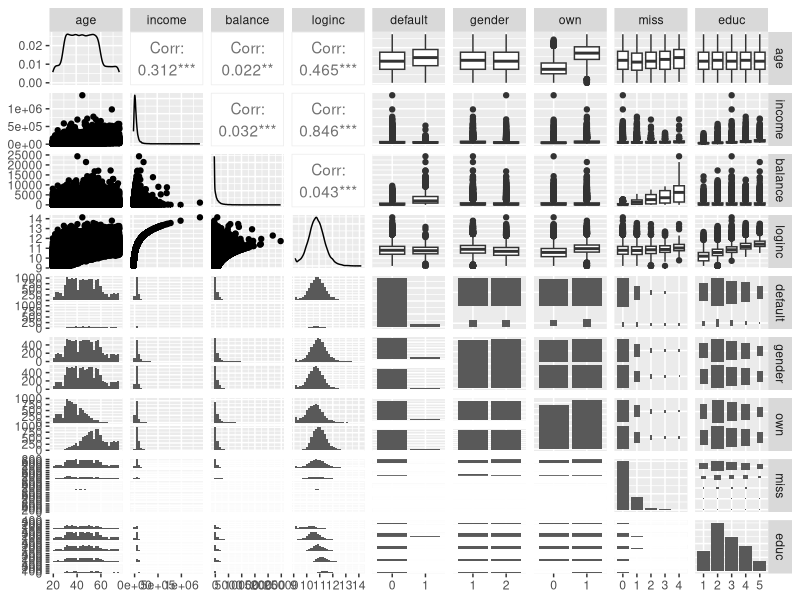
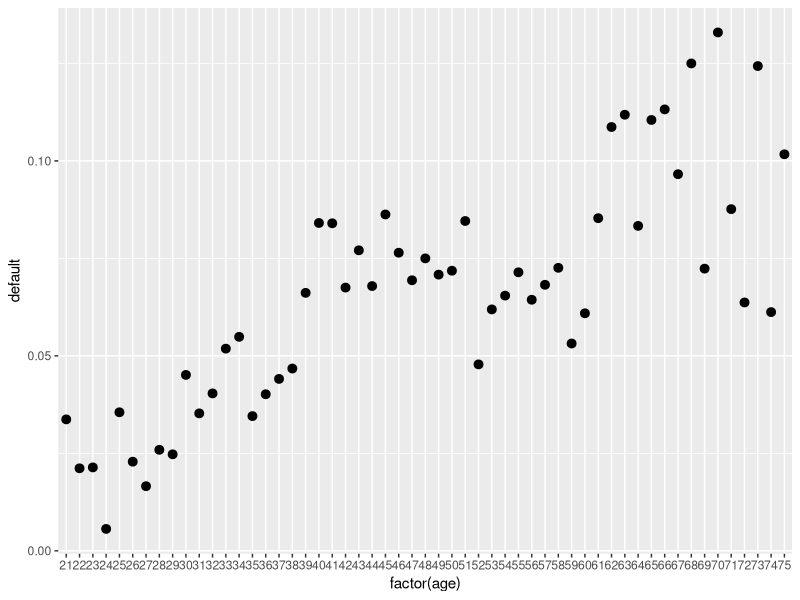
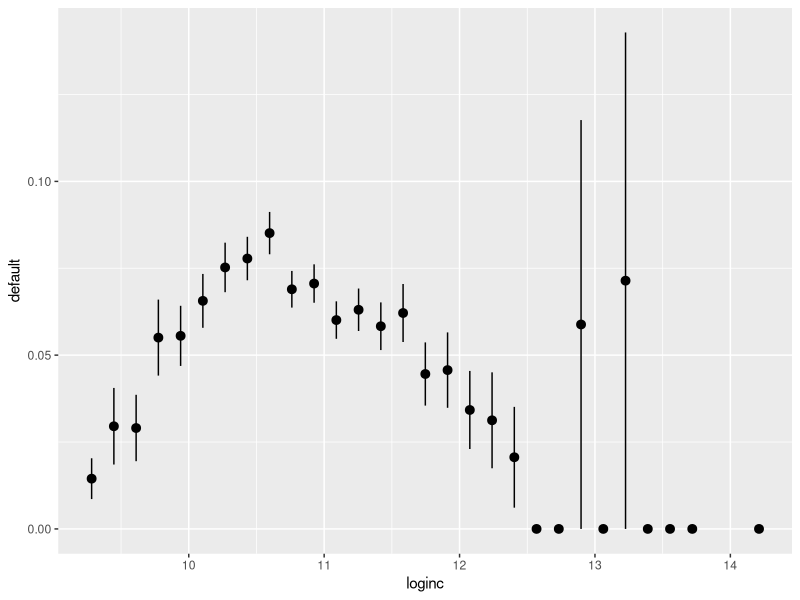
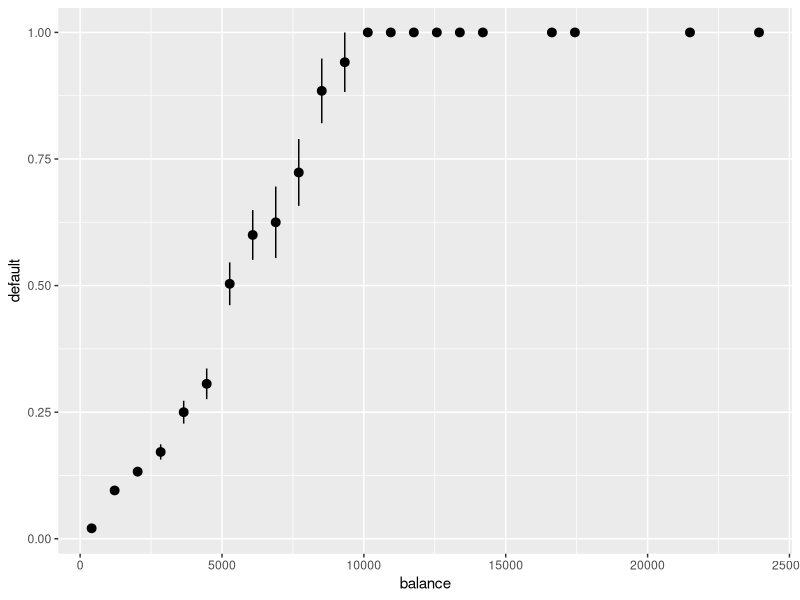
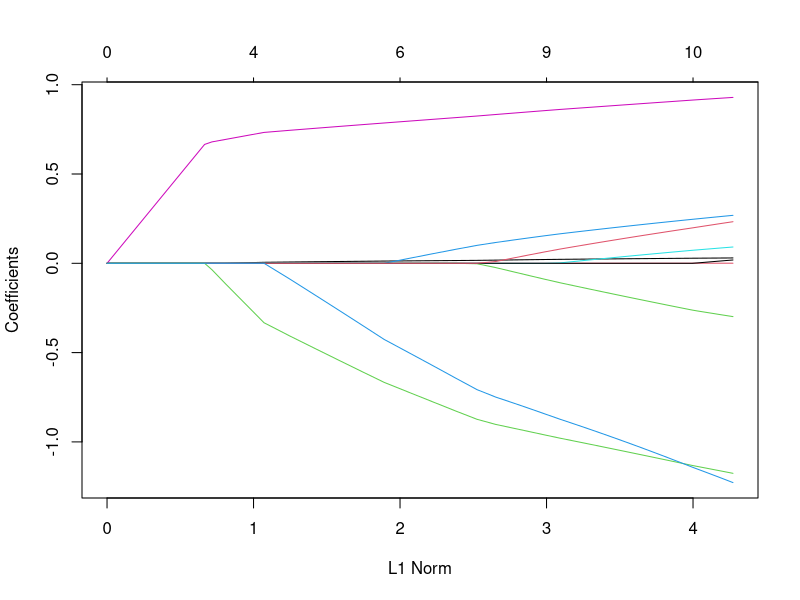
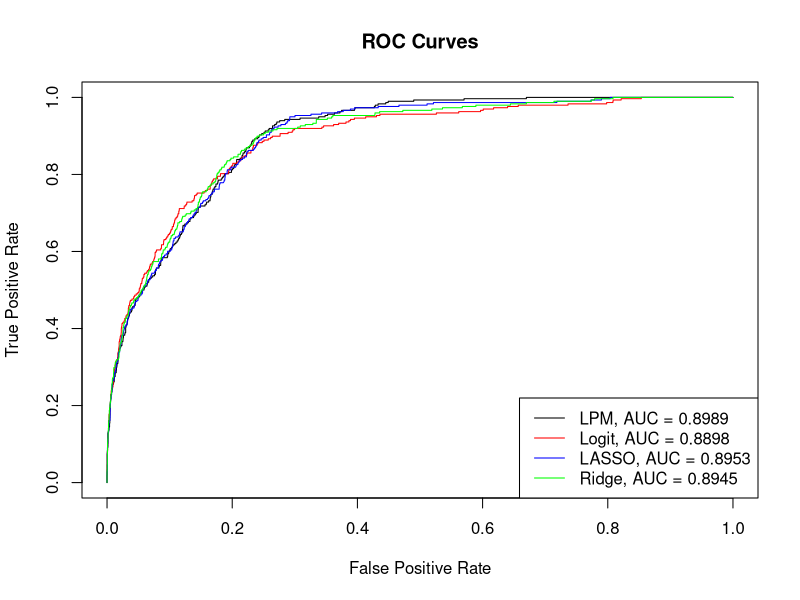
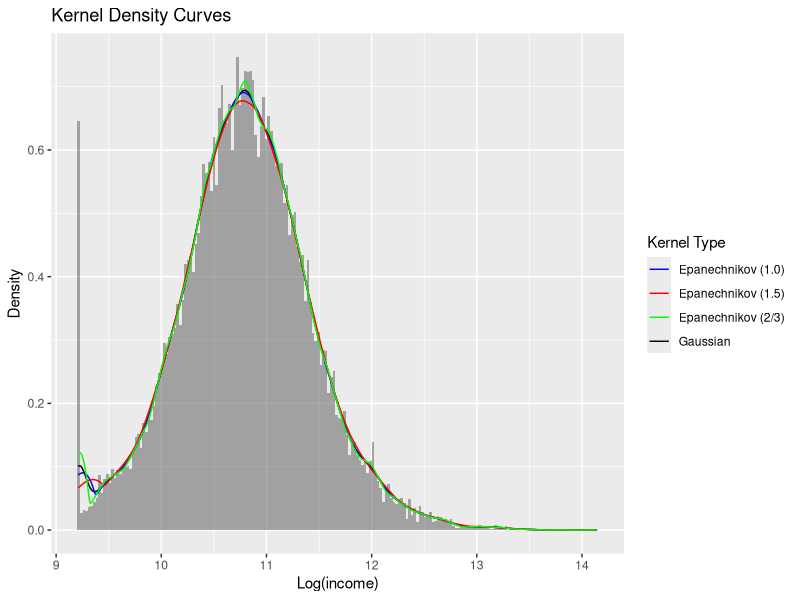

Reproduce these figures in R, in order.
## ---- chunk 1
library(tidyverse)
library(rsample)
library(Metrics)
library(GGally)
library(glmnet)
library(pROC)
## ---- chunk 2
df = read.csv("../../Datasets/loan-defs.csv")
## ---- chunk 3
set.seed(2)
df$loginc = log(df$income)
df_split = initial_split(df,prop=0.75)
df_train = training(df_split)
df_test = testing(df_split)
## ---- chunk 4
factorcols = c('default','gender','own','miss','educ')
isfactor = names(df) %in% factorcols
ggpairs(cbind(df[,!isfactor],lapply(df[,isfactor],as.factor)))
## ---- chunk 5
ggplot(df, aes(x=factor(age),y=default)) + stat_summary(fun=mean)
## ---- chunk 6
ggplot(df) + stat_summary_bin(aes(x=loginc,y=default), fun.data=mean_se)
## ---- chunk 7
ggplot(df) + stat_summary_bin(aes(x=balance,y=default), fun.data=mean_se)
## ---- chunk 8
def_lpm = lm(default ~ age + balance + loginc + gender + own + miss + 
               factor(educ), data=df_train)
summary(def_lpm)
lpm_pred = predict(def_lpm,df_test)
rmse(lpm_pred,df_test[,'default'])
def_lpm2 = lm(default ~ age + poly(balance,2) + poly(loginc,2) + gender + own + miss + 
                factor(educ), data=df_train)
summary(def_lpm2)
lpm2_pred = predict(def_lpm2,df_test)
rmse(lpm2_pred,df_test[,'default'])
## ---- chunk 9
def_lgt = glm(default ~ age + balance + loginc + gender + own + miss + 
                factor(educ), data=df_train, family='binomial')
summary(def_lgt)
lgt_pred = predict(def_lgt,df_test,type='response')
rmse(lgt_pred,df_test[,'default'])
def_lgt2 = glm(default ~ age + poly(balance,2) + poly(loginc,2) + gender + own + miss + 
                 factor(educ), data=df_train, family='binomial')
summary(def_lgt2)
lgt2_pred = predict(def_lgt2,df_test,type='response')
rmse(lgt2_pred,df_test[,'default'])
## ---- chunk 10
X_train = model.matrix(default ~ age + balance + loginc + gender + own + miss + 
                         factor(educ) -1, data=df_train)
y_train = df_train$default
X_test = model.matrix(default ~ age + balance + loginc + gender + own + miss + 
                        factor(educ) -1, data=df_test)
y_test = df_test$default
## ---- chunk 11
def_lasso = cv.glmnet(X_train,y_train,nfolds=10,alpha=1,family='binomial')
coef(def_lasso)
## ---- chunk 12
plot(glmnet(X_train,y_train,alpha=1,family='binomial'))
## ---- chunk 13
def_ridge = cv.glmnet(X_train,y_train,nfolds=10,alpha=0,lambda.min=0.000001,family='binomial')
coef(def_ridge)
## ---- chunk 14
lasso_pred = predict(def_lasso,X_test,type='response')
ridge_pred = predict(def_ridge,X_test,type='response')
rmse(lasso_pred,y_test)
rmse(ridge_pred,y_test)
## ---- chunk 15
lpm_class_50 = lpm_pred > 0.5
lpm_class_20 = lpm_pred > 0.2
logit_class_50 = lgt_pred > 0.5
logit_class_20 = lgt_pred > 0.2
lasso_class_50 = lasso_pred > 0.5
lasso_class_20 = lasso_pred > 0.2
ridge_class_50 = ridge_pred > 0.5
ridge_class_20 = ridge_pred > 0.2
table(lpm_class_50,y_test)
table(logit_class_50,y_test)
table(lasso_class_50,y_test)
table(ridge_class_50,y_test)
table(lpm_class_20,y_test)
table(logit_class_20,y_test)
table(lasso_class_20,y_test)
table(ridge_class_20,y_test)
## ---- chunk 16
lpm_roc = roc(df_test$default ~ lpm_pred)
lgt_roc = roc(df_test$default ~ lgt_pred)
lasso_roc = roc(df_test$default ~ lasso_pred)
ridge_roc = roc(df_test$default ~ ridge_pred)
plot(1-lpm_roc$specificities,lpm_roc$sensitivities,type='l',
     xlab="False Positive Rate",ylab="True Positive Rate",main="ROC Curves")
lines(1-lgt_roc$specificities,lgt_roc$sensitivities,col='red')
lines(1-lasso_roc$specificities,lasso_roc$sensitivities,col='blue')
lines(1-ridge_roc$specificities,ridge_roc$sensitivities,col='green')
legend("bottomright",legend = c(paste0('LPM, AUC = ',round(lpm_roc$auc,4)), 
                                paste0('Logit, AUC = ',round(lgt_roc$auc,4)), 
                                paste0('LASSO, AUC = ',round(lasso_roc$auc,4)), 
                                paste0('Ridge, AUC = ',round(ridge_roc$auc,4))),
                                col=c('black','red','blue','green'),lty=1)
## ---- chunk 17
ggplot(data=df,mapping=aes(x=loginc)) + 
  geom_histogram(aes(y = after_stat(density)),bins=200, alpha = 0.5) + 
  geom_density(kernel='gaussian',aes(color = "Gaussian"), key_glyph = "path") + 
  geom_density(kernel='epanechnikov',aes(color = "Epanechnikov (1.0)"), key_glyph = "path") +
  geom_density(kernel='epanechnikov',adjust=1.5,aes(color = "Epanechnikov (1.5)"), key_glyph = "path") +
  geom_density(kernel='epanechnikov',adjust=2/3,aes(color = "Epanechnikov (2/3)"), key_glyph = "path") +
  scale_color_manual(name = "Kernel Type", 
                        values = c("Gaussian" = "black", 
                                   "Epanechnikov (1.0)" = "blue", 
                                   "Epanechnikov (1.5)" = "red", 
                                   "Epanechnikov (2/3)" = "green")) +
  labs(x='Log(income)',y='Density',title='Kernel Density Curves')
